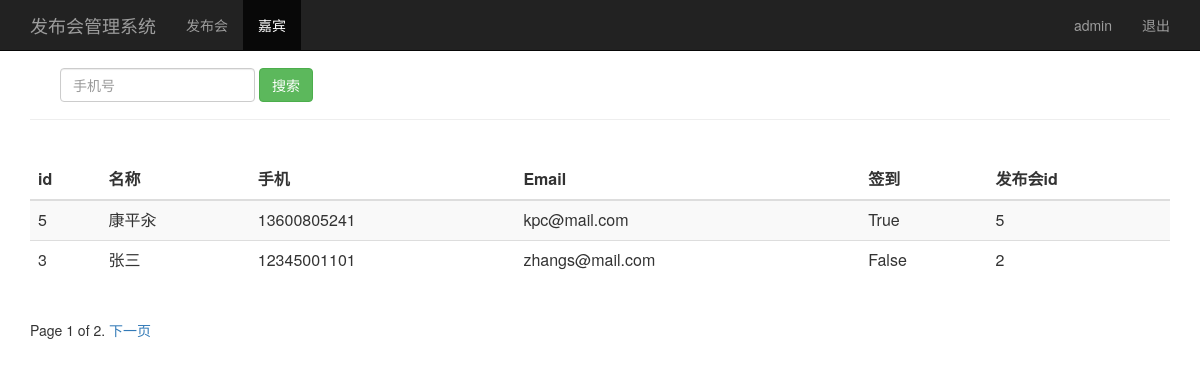
The page /guest_manage/ (signed in) on the database its author committed.
### sign/models.py (models this page shows, shortened)
class Guest(models.Model):
    event = models.ForeignKey(Event, on_delete=models.CASCADE) # 关联发布会 id
    realname = models.CharField(max_length=64)                 # 姓名
    phone = models.CharField(max_length=16)                    # 手机号
    email = models.EmailField()                                # 邮箱
    sign = models.BooleanField()                               # 签到状态
    create_time = models.DateTimeField(auto_now=True)          # 创建时间（自动获取当前时间）
    class Meta:
        unique_together = ("phone", "event")
        ordering = ['-id']
        ''' ordering = ['-id'] 去除警告：UnorderedObjectListWarning: Pagination may yield inconsistent results with an unordered object_list
'''

### sign/views.py (the view)
# urls.py: path('guest_manage/', views.guest_manage),
@login_required()
def guest_manage(request):
    username = request.session.get('user', '')
    guest_list = Guest.objects.all()
    paginator = Paginator(guest_list,2)  # 如果嘉宾的信息不够2条，就会报一个警告信息，见models
    page = request.GET.get('page')
    try:
        contacts = paginator.page(page)
    except PageNotAnInteger:
        contacts = paginator.page(1)
    except EmptyPage:
        contacts = paginator.page(paginator.num_pages)
    return render(request, "guest_manage.html", {"user":username, "guests":contacts})

### sign/templates/guest_manage.html (shortened to what this page needs)
<html lang="zh-CN">
  <head>
      {% load bootstrap3 %}
      {% bootstrap_css %}
      {% block content %}
  </head>
  <body role="document">
    <nav class="navbar navbar-inverse navbar-fixed-top">
      <div class="container">
        <div class="navbar-header">
          <a class="navbar-brand" href="/event_manage/">发布会管理系统</a>
        </div>
        <div id="navbar" class="collapse navbar-collapse">
          <ul class="nav navbar-nav">
            <li><a href="/event_manage/">发布会</a></li>
            <li class="active"><a href="#">嘉宾</a></li>
          </ul>
          <ul class="nav navbar-nav navbar-right">
           <li><a href="#">{{user}}</a></li>
           <li><a href="/logout_action/">退出</a></li>
         </ul>
        </div>
      </div>
    </nav>
    <div class="container theme-showcase" role="main">
      <div class="page-header">
        <div id="navbar" class="navbar-collapse collapse">
            <br />
          <form class="navbar-form" method="get" action="/search_phone/">
            <div class="form-group">
              <input name="phone" type="text" placeholder="手机号" class="form-control">
            </div>
            <button type="submit" class="btn btn-success">搜索</button>
          </form>
        </div>
      </div>
      <div class="row">
        <div class="col-md-6"  style="width: 100%">
          <table class="table table-striped">
            <thead>
              <tr>
                <th>id</th>
                <th>名称</th>
                <th>手机</th>
                <th>Email</th>
                <th>签到</th>
                <th>发布会id</th>
              </tr>
            </thead>
            <tbody>
              {% for guest in guests %}
                <tr>
                  <td>{{ guest.id }}</td>
                  <td>{{ guest.realname }}</td>
                  <td>{{ guest.phone }}</td>
                  <td>{{ guest.email }}</td>
                  <td>{{ guest.sign }}</td>
                  <td>{{ guest.event_id }}</td>
                </tr>
             {% endfor %}
            <font color="red">{{ hint }}</font><br>
            </tbody>
          </table>
        </div>
        </div>
      <div class="pagination">
          <span class="step-links">
              <span class="current">
                Page {{ guests.number }} of {{ guests.paginator.num_pages }}.
              </span>
            {% if guests.has_next %}
              {% if phone %}
                <a href="?phone={{ phone }}&page={{ guests.next_page_number }}">下一页</a>
              {% else %}
               <a href="?page={{ guests.next_page_number }}">下一页</a>
              {% endif %}
            {% endif %}
          </span>
        </div>
    </div>
  </body>
</html>
{% endblock %}

### rows shown on the page
Guest: id "5", realname "康平汆", phone "13600805241", email "kpc@mail.com", sign "True", event_id "5"
Guest: id "3", realname "张三", phone "12345001101", email "zhangs@mail.com", sign "False", event_id "2"

### other values the page prints
{{ user }} "admin"
{{ guests.number }} "1"
{{ guests.paginator.num_pages }} "2"
